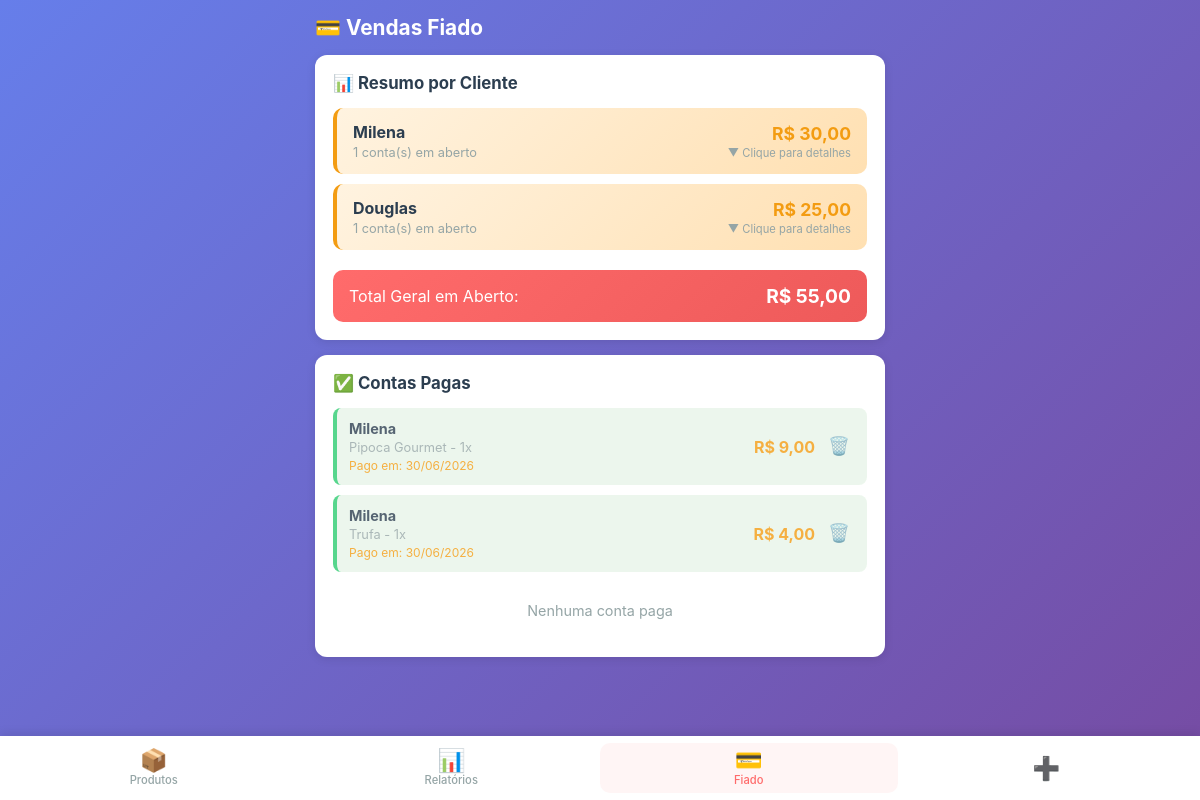
Before: /fiado (signed in) with the older database file.
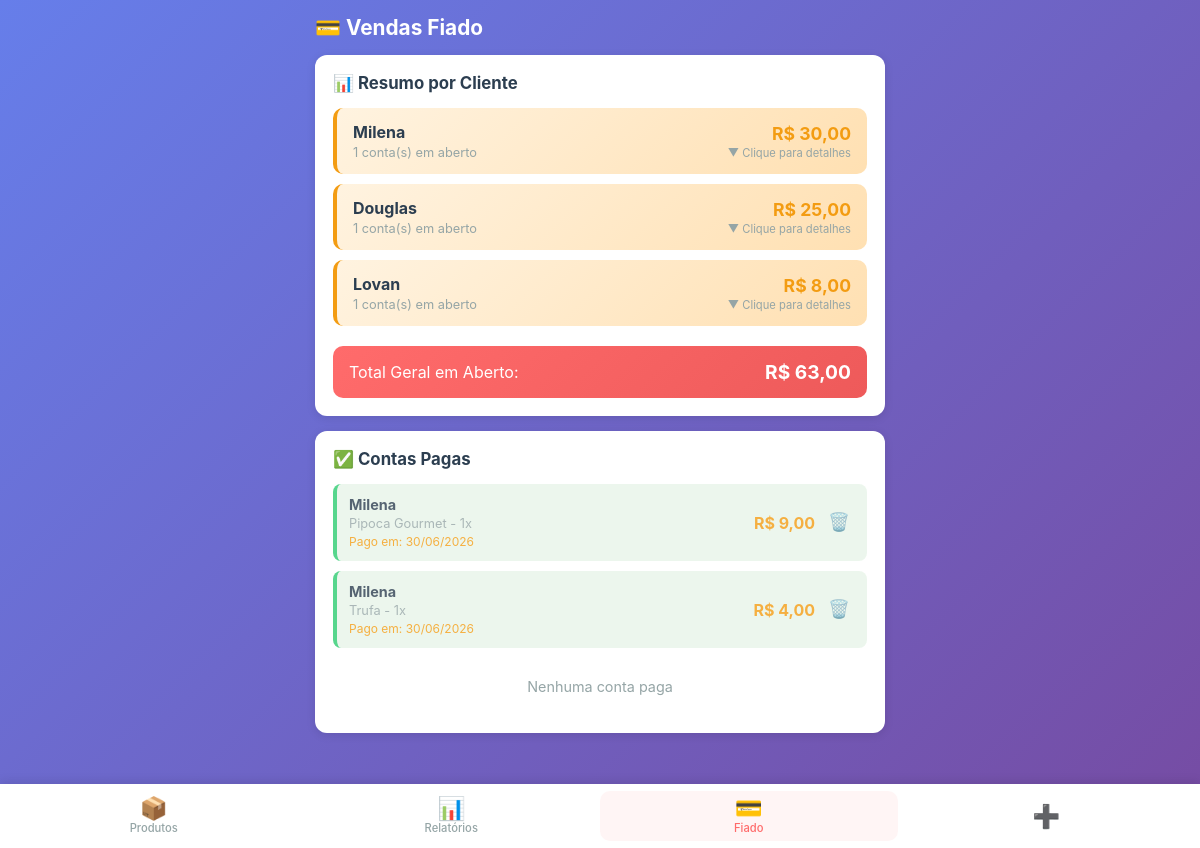
After: the same page with the newer database file.
### app.py (models this page shows)
class Fiado(db.Model):
    __tablename__ = 'fiados'
    id = db.Column(db.Integer, primary_key=True)
    cliente = db.Column(db.String(100), nullable=False)
    produto = db.Column(db.String(100), nullable=False)
    valor = db.Column(db.Float, nullable=False)
    quantidade = db.Column(db.Integer, default=1)
    total = db.Column(db.Float, nullable=False)
    data = db.Column(db.String(10), nullable=False)
    data_iso = db.Column(db.String(10), nullable=False)
    pago = db.Column(db.Boolean, default=False)
    data_pagamento = db.Column(db.String(10), nullable=True)
    created_at = db.Column(db.DateTime, default=agora_brasilia)

### app.py (the view)
@app.route('/fiado')
@login_required
def fiado():
    fiados = Fiado.query.order_by(Fiado.created_at.desc()).all()
    return render_template('fiado.html', fiados=fiados)

### app.py (called while the page is built)
def login_required(f):
    @wraps(f)
    def decorated_function(*args, **kwargs):
        if 'logged_in' not in session:
            return redirect(url_for('login'))
        return f(*args, **kwargs)
    return decorated_function

def formatar_br(valor):
    return f"{valor:,.2f}".replace(",", "X").replace(".", ",").replace("X", ".")

@app.template_filter('moeda_br')
def moeda_br_filter(valor):
    return formatar_br(valor)

### templates/fiado.html (shortened to what this page needs)
{% extends "base.html" %}
{% block content %}
<div class="page-header">
    <h2>💳 Vendas Fiado</h2>
</div>
<div class="card">
    <h3>📊 Resumo por Cliente</h3>
    <div id="listaResumoClientes" class="lista-resumo-clientes">
        {% set resumo = {} %}
        {% for fiado in fiados %}
            {% if not fiado.pago %}
                {% if fiado.cliente not in resumo %}
                    {% set _ = resumo.update({fiado.cliente: {'total': 0, 'quantidade': 0, 'itens': []}}) %}
                {% endif %}
                {% set _ = resumo[fiado.cliente].update({'total': resumo[fiado.cliente].total + fiado.total, 'quantidade': resumo[fiado.cliente].quantidade + 1}) %}
                {% set _ = resumo[fiado.cliente]['itens'].append(fiado) %}
            {% endif %}
        {% endfor %}
        {% if resumo %}
            {% for cliente, dados in resumo.items()|sort(attribute='1.total', reverse=true) %}
            <div class="resumo-cliente-item" onclick="toggleDetalhesCliente('{{ cliente }}')">
                <div class="resumo-cliente-info">
                    <strong>{{ cliente.title() }}</strong>
                    <span>{{ dados.quantidade }} conta(s) em aberto</span>
                </div>
                <div class="resumo-cliente-valor">
                    <span>R$ {{ dados.total|moeda_br }}</span>
                    <small>▼ Clique para detalhes</small>
                </div>
            </div>
            {% endfor %}
            <div class="resumo-total-geral">
                <span>Total Geral em Aberto:</span>
                <strong>R$ {{ resumo.values()|map(attribute='total')|sum|moeda_br }}</strong>
            </div>
        {% else %}
            <p class="empty">Nenhuma conta em aberto</p>
        {% endif %}
    </div>
</div>
<div class="card">
    <h3>✅ Contas Pagas</h3>
    <div class="lista-fiado">
        {% set tem_pago = false %}
        {% for fiado in fiados %}
        {% if fiado.pago %}
        {% set tem_pago = true %}
        <div class="fiado-item pago" data-cliente="{{ fiado.cliente.lower() }}">
            <div class="fiado-info">
                <strong>{{ fiado.cliente.title() }}</strong>
                <span>{{ fiado.produto }} - {{ fiado.quantidade }}x</span>
                <span class="fiado-data">Pago em: {{ fiado.data_pagamento }}</span>
            </div>
            <div class="fiado-actions">
                <span class="fiado-valor">R$ {{ fiado.total|moeda_br }}</span>
                <button class="btn-icon" onclick="excluirFiado({{ fiado.id }})" title="Excluir">🗑️</button>
            </div>
        </div>
        {% endif %}
        {% endfor %}
        {% if not tem_pago %}
        <p class="empty">Nenhuma conta paga</p>
        {% endif %}
    </div>
</div>
{% endblock %}

### templates/base.html (shortened to what this page needs)
<!DOCTYPE html>
<html lang="pt-BR">
<head>
    <link rel="stylesheet" href="{{ url_for('static', filename='css/style.css') }}">
</head>
<body>
    {% if session.get('logged_in') %}
    <nav class="menu-inferior">
        <a href="{{ url_for('produtos') }}" class="menu-item {% if request.endpoint == 'produtos' %}active{% endif %}">
            <span class="menu-icon">📦</span>
            <span class="menu-label">Produtos</span>
        </a>
        <a href="{{ url_for('relatorios') }}" class="menu-item {% if request.endpoint == 'relatorios' %}active{% endif %}">
            <span class="menu-icon">📊</span>
            <span class="menu-label">Relatórios</span>
        </a>
        <a href="{{ url_for('fiado') }}" class="menu-item {% if request.endpoint == 'fiado' %}active{% endif %}">
            <span class="menu-icon">💳</span>
            <span class="menu-label">Fiado</span>
        </a>
        <a href="{{ url_for('vendas') }}" class="menu-item" title="Nova Venda">
            <span class="menu-icon">➕</span>
        </a>
    </nav>
    {% endif %}
    <main class="content">
        {% block content %}{% endblock %}
    </main>
</body>
</html>

### static/css/style.css (style rules this page uses)
:root { --primary: #FF6B6B; --primary-dark: #EE5A5A; --secondary: #4ECDC4; --success: #2ECC71; --warning: #F39C12; --danger: #E74C3C; --dark: #2C3E50; --gray: #95A5A6; --light: #ECF0F1; --white: #FFFFFF; --shadow: 0 2px 10px rgba(0,0,0,0.1); --radius: 12px; }
* { margin: 0; padding: 0; box-sizing: border-box; -webkit-tap-highlight-color: transparent; }
body { font-family: -apple-system, BlinkMacSystemFont, 'Segoe UI', Roboto, sans-serif; background: linear-gradient(135deg, #667eea 0%, #764ba2 100%); min-height: 100vh; color: var(--dark); padding-bottom: 20px; }
.menu-inferior { position: fixed; bottom: 0; left: 0; right: 0; background: var(--white); box-shadow: 0 -2px 10px rgba(0,0,0,0.1); display: flex; justify-content: space-around; align-items: center; height: 64px; z-index: 1000; padding: 0 5px; }
.menu-item { display: flex; flex-direction: column; align-items: center; justify-content: center; gap: 2px; text-decoration: none; color: var(--gray); font-size: 0.7rem; padding: 6px 8px; border-radius: 10px; transition: all 0.2s; min-width: 56px; flex: 1; }
.menu-item.active { color: var(--primary); background: #FFF5F5; }
.menu-icon { font-size: 1.4rem; line-height: 1; }
.menu-label { font-weight: 500; }
.content { padding: 15px 15px 80px 15px; max-width: 100%; }
.page-header { margin-bottom: 15px; }
.page-header h2 { font-size: 1.3rem; color: var(--white); margin-bottom: 5px; }
.card { background: var(--white); border-radius: var(--radius); padding: 18px; margin-bottom: 15px; box-shadow: var(--shadow); }
.card h3 { font-size: 1.05rem; margin-bottom: 15px; color: var(--dark); display: flex; align-items: center; gap: 8px; }
.btn-icon { background: none; border: none; font-size: 1.1rem; cursor: pointer; padding: 5px; }
.lista-produtos, .lista-vendas, .lista-clientes, .lista-fiado { display: flex; flex-direction: column; gap: 10px; }
.fiado-item { display: flex; justify-content: space-between; align-items: center; padding: 12px; background: #FFF3E0; border-radius: 8px; border-left: 4px solid var(--warning); }
.fiado-item.pago { background: #E8F5E9; border-left-color: var(--success); opacity: 0.8; }
.fiado-info { display: flex; flex-direction: column; gap: 3px; flex: 1; }
.fiado-info strong { font-size: 0.9rem; }
.fiado-info span { font-size: 0.8rem; color: var(--gray); }
.fiado-data { font-size: 0.75rem !important; color: var(--warning) !important; }
.fiado-actions { display: flex; align-items: center; gap: 8px; }
.fiado-valor { font-weight: bold; color: var(--warning); font-size: 1rem; }
.empty { text-align: center; color: var(--gray); padding: 20px; font-size: 0.9rem; }
@media (min-width: 768px) { .content { max-width: 600px; margin: 0 auto; } }
.card { animation: fadeIn 0.3s ease; }
.lista-resumo-clientes { display: flex; flex-direction: column; gap: 10px; }
.resumo-cliente-item { display: flex; justify-content: space-between; align-items: center; padding: 14px 16px; background: linear-gradient(135deg, #FFF3E0 0%, #FFE0B2 100%); border-radius: 10px; border-left: 4px solid var(--warning); cursor: pointer; transition: all 0.2s; }
.resumo-cliente-info { display: flex; flex-direction: column; gap: 3px; flex: 1; }
.resumo-cliente-info strong { font-size: 1rem; color: var(--dark); }
.resumo-cliente-info span { font-size: 0.8rem; color: var(--gray); }
.resumo-cliente-valor { display: flex; flex-direction: column; align-items: flex-end; gap: 2px; }
.resumo-cliente-valor span { font-size: 1.1rem; font-weight: bold; color: var(--warning); }
.resumo-cliente-valor small { font-size: 0.7rem; color: var(--gray); }
.resumo-total-geral { display: flex; justify-content: space-between; align-items: center; padding: 14px 16px; background: linear-gradient(135deg, var(--primary) 0%, var(--primary-dark) 100%); color: var(--white); border-radius: 10px; margin-top: 10px; font-size: 1rem; }
.resumo-total-geral strong { font-size: 1.2rem; }

Changed rows visible on the page:
added Fiado: title "Lovan", quantidade "1", total|moeda_br "8,00", shown under "📊 Resumo por Cliente"
Other visible differences:
{{ resumo.values()|map(attribute='total')|sum|moeda_br }}: "55,00" → "63,00"
